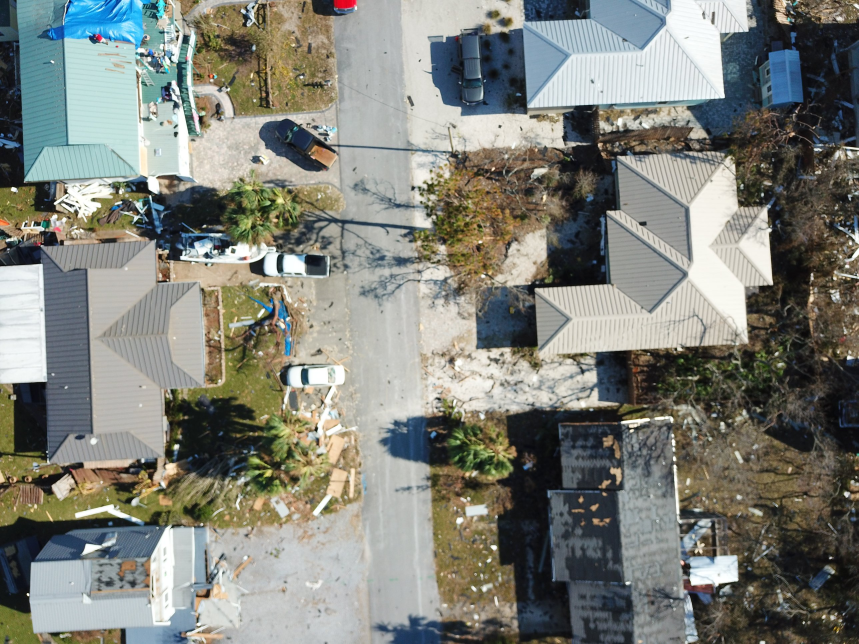
#> input picture exemples/14541.jpg, 2576 x 1932 px (shown at 1/3 size)
$ python ebouler.py exemples/14541.jpg   (older library calls are emulated)
#> lines starting #> are read from the running program, lines starting #| are printed output that depends on the picture; after the words box and inside, x2 and y2 are one past the last pixel; in counts of white or black regions, pixels touching at a corner belong together
#!/usr/bin/env python3
"""
ebouler.py — Détecte les bâtiments sur une image drone (type RescueNet)
et simule leur effondrement (éboulement).

Usage :
    python ebouler.py image.jpg
    python ebouler.py image.jpg --sortie resultats --graine 7 --intensite 1.3
    python ebouler.py image.jpg --ajout 1650,1240,2050,1932   # ajoute un bâtiment raté (x0,y0,x1,y1 en pixels)
    python ebouler.py image.jpg --seulement 2,5               # n'effondre que certains bâtiments (numéros de detection.png)

Sorties (dans --sortie) :
    detection.png    contours et numéros des bâtiments détectés
    eboulement.png   image finale, bâtiments effondrés
    avant_apres.png  comparaison côte à côte
    animation.gif    effondrement animé

Dépendances : opencv-python, numpy, scikit-image, scipy, imageio
Méthode de détection (sans apprentissage) :
  1. superpixels SLIC ;
  2. pour chaque superpixel : saturation, luminosité, contraste local et
     cohérence d'orientation (tenseur de structure) — les toits en tôle ont des
     nervures parallèles très cohérentes, les toits en bardeaux sont gris et texturés ;
  3. la route (zone grise, lisse et étendue) est exclue ;
  4. filtrage par forme : surface, solidité, rectangularité.
"""
import argparse, math, os
import cv2
import numpy as np
import imageio.v2 as imageio
from scipy.spatial import cKDTree
from skimage.segmentation import slic

WORK_W = 1288  # largeur de travail pour la détection


# ----------------------------------------------------------------------------- détection
def detecter_batiments(img, ajouts=()):
    H0, W0 = img.shape[:2]
    s = WORK_W / W0
    W, H = WORK_W, int(round(H0 * s))
    sm = cv2.resize(img, (W, H), interpolation=cv2.INTER_AREA)
    hsv = cv2.cvtColor(sm, cv2.COLOR_BGR2HSV).astype(np.float32)
    g = cv2.cvtColor(sm, cv2.COLOR_BGR2GRAY).astype(np.float32)

    gx = cv2.Sobel(g, cv2.CV_32F, 1, 0, ksize=3)
    gy = cv2.Sobel(g, cv2.CV_32F, 0, 1, ksize=3)
    jxx = cv2.GaussianBlur(gx * gx, (15, 15), 0)
    jyy = cv2.GaussianBlur(gy * gy, (15, 15), 0)
    jxy = cv2.GaussianBlur(gx * gy, (15, 15), 0)
    coh = np.sqrt((jxx - jyy) ** 2 + 4 * jxy ** 2) / (jxx + jyy + 1e-3)
    std = np.sqrt(np.maximum(cv2.GaussianBlur(g * g, (0, 0), 5) - cv2.GaussianBlur(g, (0, 0), 5) ** 2, 0))

    # route : gris clair, lisse, très étendue
    road = ((hsv[..., 1] < 30) & (hsv[..., 2] > 150) & (std < 10)).astype(np.uint8) * 255
    road = cv2.morphologyEx(road, cv2.MORPH_OPEN, np.ones((9, 9), np.uint8))
    n, lab, st, _ = cv2.connectedComponentsWithStats(road)
    rm = np.zeros_like(road)
    for i in range(1, n):
        if st[i, 4] > 0.01 * W * H:
            rm[lab == i] = 255
    rm = cv2.morphologyEx(rm, cv2.MORPH_CLOSE, np.ones((51, 51), np.uint8))

    segs = slic(cv2.cvtColor(sm, cv2.COLOR_BGR2RGB), n_segments=1500, compactness=12, start_label=0)
    ns = segs.max() + 1
    idx = segs.ravel()
    cnt = np.bincount(idx, minlength=ns)
    mean = lambda a: np.bincount(idx, a.ravel(), ns) / cnt
    fc, fs, fv, fr, fd = mean(coh), mean(hsv[..., 1]), mean(hsv[..., 2]), mean(rm / 255.), mean(std)

    metal = (fc > 0.52) & (fs < 65) & (fv > 70) & (fr < 0.3)                       # tôle nervurée
    dark = (fs < 50) & (fv > 75) & (fv < 150) & (fd > 12) & (fc > 0.3) & (fr < 0.3)  # bardeaux

    def clean(sel, close, openk):
        m = sel[segs].astype(np.uint8) * 255
        m = cv2.morphologyEx(m, cv2.MORPH_CLOSE, np.ones((close, close), np.uint8))
        return cv2.morphologyEx(m, cv2.MORPH_OPEN, np.ones((openk, openk), np.uint8))

    m = cv2.bitwise_or(clean(metal, 15, 21), clean(dark, 45, 31))
    cs, _ = cv2.findContours(m, cv2.RETR_EXTERNAL, cv2.CHAIN_APPROX_SIMPLE)

    masks = []
    for c in cs:
        a = cv2.contourArea(c)
        if a < 0.0065 * W * H:
            continue
        sol = a / max(cv2.contourArea(cv2.convexHull(c)), 1)
        (_, (rw, rh), _) = cv2.minAreaRect(c)
        if sol < 0.72 or a / max(rw * rh, 1) < 0.5:
            continue
        c = cv2.approxPolyDP(c, 4, True)
        mk = np.zeros((H, W), np.uint8)
        cv2.drawContours(mk, [c], -1, 255, -1)
        masks.append(cv2.resize(mk, (W0, H0), interpolation=cv2.INTER_NEAREST))

    for (x0, y0, x1, y1) in ajouts:  # bâtiments ajoutés à la main
        mk = np.zeros((H0, W0), np.uint8)
        mk[max(0, y0):min(H0, y1), max(0, x0):min(W0, x1)] = 255
        masks.append(mk)

    # ordre de lecture : haut → bas, gauche → droite
    def key(mk):
        ys, xs = np.nonzero(mk)
        return (int(ys.mean() // (H0 / 3)), xs.mean())
    masks.sort(key=key)
    return masks


# ----------------------------------------------------------------------------- effondrement
def ease_out_bounce(t):
    if t < 1 / 2.75: return 7.5625 * t * t
    if t < 2 / 2.75: t -= 1.5 / 2.75; return 7.5625 * t * t + .75
    if t < 2.5 / 2.75: t -= 2.25 / 2.75; return 7.5625 * t * t + .9375
    t -= 2.625 / 2.75; return 7.5625 * t * t + .984375


class Effondrement:
    """Prépare les fragments d'un bâtiment, puis sait le rendre à n'importe quel instant t ∈ [0,1]."""

    def __init__(self, img, mask, rng, intensite=1.0):
        self.mask = mask
        ys, xs = np.nonzero(mask)
        self.cx, self.cy = xs.mean(), ys.mean()
        self.x0, self.y0, self.x1, self.y1 = xs.min(), ys.min(), xs.max() + 1, ys.max() + 1
        size = math.sqrt(len(xs))
        self.size = size
        self.delay = rng.uniform(0, 0.25)  # chaque bâtiment tombe à son rythme

        # sol de gravats sous l'emprise du bâtiment
        H, W = mask.shape
        noise = rng.normal(0, 1, (H // 4 + 1, W // 4 + 1)).astype(np.float32)
        noise = cv2.resize(cv2.GaussianBlur(noise, (0, 0), 1.2), (W, H))[..., None]
        # gravats = matériaux du toit assombris + teinte terre + texture
        roof_col = img[mask > 0].reshape(-1, 3).astype(np.float32).mean(0)
        base = 0.55 * roof_col * 0.55 + 0.45 * np.array([58, 72, 88], np.float32)
        self.rubble = np.clip(base + noise * 34, 0, 255)
        self.rubble_alpha = cv2.GaussianBlur(mask.astype(np.float32) / 255, (0, 0), size * .02)[..., None]

        # fragmentation de Voronoï du toit
        n_frag = int(np.clip(len(xs) / 2500, 25, 90))
        pick = rng.choice(len(xs), n_frag, replace=False)
        seeds = np.stack([xs[pick], ys[pick]], 1).astype(np.float32)
        _, lab = cKDTree(seeds).query(np.stack([xs, ys], 1))
        self.frags = []
        for k in range(n_frag):
            sel = lab == k
            if sel.sum() < 30:
                continue
            fx, fy = xs[sel], ys[sel]
            bx0, by0, bx1, by1 = fx.min(), fy.min(), fx.max() + 1, fy.max() + 1
            patch = img[by0:by1, bx0:bx1].copy()
            alpha = np.zeros((by1 - by0, bx1 - bx0), np.float32)
            alpha[fy - by0, fx - bx0] = 1
            fcx, fcy = fx.mean(), fy.mean()
            # direction : vers l'extérieur + un peu de hasard ; certains restent sur place (effondrement en crêpe)
            dx, dy = fcx - self.cx, fcy - self.cy
            nrm = math.hypot(dx, dy) + 1e-6
            stay = rng.random() < 0.65
            dist = (rng.uniform(0.01, 0.06) if stay else rng.uniform(0.06, 0.22)) * size * intensite
            ang = math.atan2(dy, dx) + rng.normal(0, 0.5)
            self.frags.append(dict(
                patch=patch, alpha=alpha, box=(bx0, by0), c=(fcx - bx0, fcy - by0),
                d=(math.cos(ang) * dist, math.sin(ang) * dist),
                rot=rng.normal(0, 28 if not stay else 8) * intensite,
                scale=rng.uniform(0.72, 0.92),
                shade=rng.uniform(0.5, 0.85),
                order=rng.random()))
        self.frags.sort(key=lambda f: f["order"])

        # petits débris projetés
        nd = int(n_frag * 3 * intensite)
        r = size * rng.uniform(0.3, 0.7, nd) * intensite
        a = rng.uniform(0, 2 * math.pi, nd)
        self.debris = dict(x=self.cx + np.cos(a) * r, y=self.cy + np.sin(a) * r,
                           sx=rng.integers(1, 3, nd) * max(2, int(size * .008)),
                           rot=rng.uniform(0, 180, nd),
                           col=np.array([img[int(np.clip(self.cy + rng.normal(0, size * .2), 0, H - 1)),
                                             int(np.clip(self.cx + rng.normal(0, size * .2), 0, W - 1))]
                                         for _ in range(nd)]) * rng.uniform(.5, .9, (nd, 1)))

        # poussière
        dn = rng.normal(0, 1, (H // 8 + 1, W // 8 + 1)).astype(np.float32)
        self.dust_noise = cv2.resize(cv2.GaussianBlur(dn, (0, 0), 2), (W, H))
        yy, xx = np.mgrid[0:H, 0:W]
        self.dist = np.hypot(xx - self.cx, yy - self.cy).astype(np.float32)

    def render(self, canvas, t_global):
        t = np.clip((t_global - self.delay) / (1 - self.delay), 0, 1)
        if t <= 0:
            return
        fall = ease_out_bounce(t)
        H, W = canvas.shape[:2]

        # 1) le bâtiment disparaît → sol de gravats
        a = self.rubble_alpha * min(1, t * 2.5)
        canvas[:] = canvas * (1 - a) + self.rubble * a

        # 2) fragments du toit qui glissent, pivotent, rapetissent (ils tombent)
        for f in self.frags:
            ph, pw = f["alpha"].shape
            sc = 1 - (1 - f["scale"]) * fall
            M = cv2.getRotationMatrix2D(f["c"], f["rot"] * fall, sc)
            ox = f["box"][0] + f["d"][0] * fall
            oy = f["box"][1] + f["d"][1] * fall
            pad = int(max(ph, pw) * 0.6 + abs(f["d"][0]) + abs(f["d"][1])) + 4
            M[:, 2] += pad
            out_sz = (pw + 2 * pad, ph + 2 * pad)
            wp = cv2.warpAffine(f["patch"], M, out_sz, flags=cv2.INTER_LINEAR)
            wa = cv2.warpAffine(f["alpha"], M, out_sz, flags=cv2.INTER_LINEAR)
            gx0, gy0 = int(round(ox)) - pad, int(round(oy)) - pad
            cx0, cy0 = max(gx0, 0), max(gy0, 0)
            cx1, cy1 = min(gx0 + out_sz[0], W), min(gy0 + out_sz[1], H)
            if cx1 <= cx0 or cy1 <= cy0:
                continue
            sl = (slice(cy0 - gy0, cy1 - gy0), slice(cx0 - gx0, cx1 - gx0))
            al = wa[sl][..., None]
            # ombre portée
            sh = int(self.size * 0.015 * (1 - fall * .5)) + 2
            ys, xs = slice(min(cy0 + sh, H), min(cy1 + sh, H)), slice(min(cx0 + sh, W), min(cx1 + sh, W))
            hh, ww = ys.stop - ys.start, xs.stop - xs.start
            if hh > 0 and ww > 0:
                canvas[ys, xs] *= 1 - al[:hh, :ww] * 0.45
            shade = 1 - (1 - f["shade"]) * fall
            reg = canvas[cy0:cy1, cx0:cx1]
            canvas[cy0:cy1, cx0:cx1] = reg * (1 - al) + wp[sl].astype(np.float32) * shade * al

        # 3) débris projetés
        db = self.debris
        k = int(len(db["x"]) * min(1, t * 1.5))
        for i in range(k):
            x = self.cx + (db["x"][i] - self.cx) * fall
            y = self.cy + (db["y"][i] - self.cy) * fall
            box = cv2.boxPoints(((x, y), (int(db["sx"][i] * 2.5), int(db["sx"][i])), db["rot"][i]))
            cv2.fillConvexPoly(canvas, box.astype(np.int32), db["col"][i].tolist())

        # 4) nuage de poussière : monte puis retombe
        puff = math.sin(math.pi * min(1, t * 1.15)) * 0.75 + 0.12 * t
        radius = self.size * (0.5 + 0.6 * t)
        dust = np.exp(-(self.dist / radius) ** 2) * (0.6 + 0.4 * self.dust_noise) * puff
        dust = np.clip(dust, 0, 0.85)[..., None]
        canvas[:] = canvas * (1 - dust) + np.array([168, 186, 200], np.float32) * dust


# ----------------------------------------------------------------------------- programme
def main():
    ap = argparse.ArgumentParser(description="Détecte les bâtiments et les fait s'ébouler.")
    ap.add_argument("image")
    ap.add_argument("--sortie", default="resultats")
    ap.add_argument("--graine", type=int, default=42, help="change l'aléatoire de l'effondrement")
    ap.add_argument("--intensite", type=float, default=1.0, help="0.5 = léger, 1.5 = violent")
    ap.add_argument("--ajout", action="append", default=[], help="x0,y0,x1,y1 d'un bâtiment à ajouter")
    ap.add_argument("--seulement", default="", help="numéros des bâtiments à effondrer, ex. 1,3")
    ap.add_argument("--images-gif", type=int, default=30)
    args = ap.parse_args()

    os.makedirs(args.sortie, exist_ok=True)
    img = cv2.imread(args.image)
#> img is the input picture: shape (1932, 2576, 3); mean B, G, R 121.8, 129.5, 127.4
    if img is None:
        raise SystemExit(f"Impossible de lire {args.image}")
    ajouts = [tuple(int(v) for v in a.split(",")) for a in args.ajout]

    masks = detecter_batiments(img, ajouts)
#> in detecter_batiments, `n, lab, st, _ = cv2.connectedComponentsWithStats(road)`:
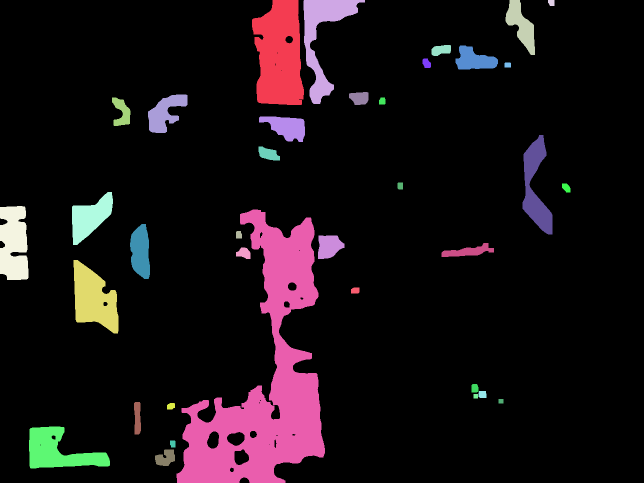
#> lab: shape (966, 1288) int32 (shown at 1/2 size); 37 distinct labels, from 0 to 36; one colour per label, 0 black
#> in detecter_batiments, `n, lab, st, _ = cv2.connectedComponentsWithStats(road)`: n = 37; st = 37 rows, first 6: [0, 0, 1288, 966, 1092862], [504, 0, 104, 210, 17044], [607, 0, 123, 208, 8262], [1011, 0, 59, 110, 3143], [1096, 0, 13, 12, 141], [863, 90, 39, 22, 662]
#> in detecter_batiments, `segs = slic(cv2.cvtColor(sm, cv2.COLOR_BGR2RGB), n_segments=1500, comp..`:
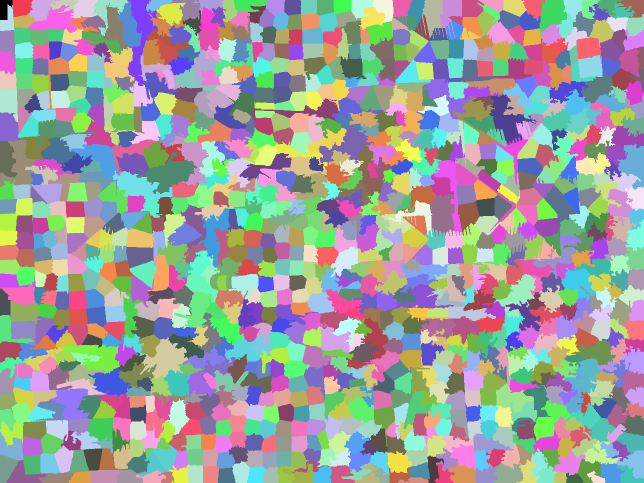
#> segs: shape (966, 1288) int64 (shown at 1/2 size); 1117 distinct labels, from 0 to 1116; one colour per label, 0 black
#> in detecter_batiments, `ns = segs.max() + 1`: ns = 1117
#> in detecter_batiments, `cnt = np.bincount(idx, minlength=ns)`: cnt = 1117 values, max 4329 at index 7, min 445 at index 583, mean 1113.9
#> in detecter_batiments, `fc, fs, fv, fr, fd = mean(coh), mean(hsv[..., 1]), mean(hsv[..., 2]), ..`: fc = 1117 values, max 0.995 at index 116, min 0.222 at index 1059, mean 0.541; fs = 1117 values, max 213.3 at index 4, min 3.27 at index 1059, mean 52.44; fv = 1117 values, max 251.5 at index 267, min 18.31 at index 787, mean 138.4; fr = 1117 values, max 1 at index 53, min 0 at index 0, mean 0.0873; fd = 1117 values, max 73.01 at index 456, min 1.95 at index 1032, mean 23.47
#> in detecter_batiments, `m = cv2.bitwise_or(clean(metal, 15, 21), clean(dark, 45, 31))`:
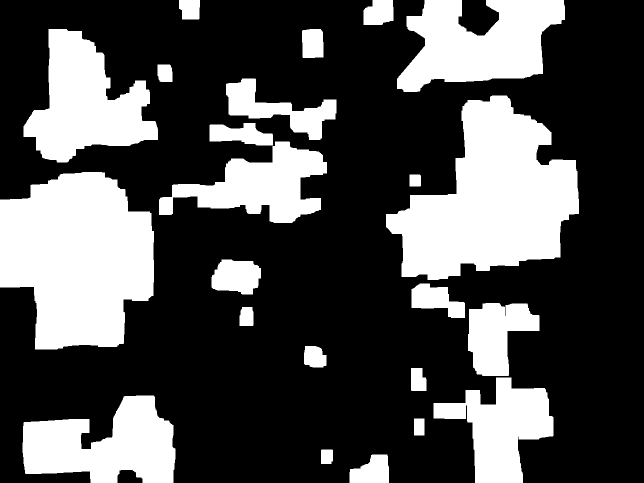
#> m: shape (966, 1288) (shown at 1/2 size); 31.2% white; 23 white regions
#> in detecter_batiments, `cs, _ = cv2.findContours(m, cv2.RETR_EXTERNAL, cv2.CHAIN_APPROX_SIMPLE)`: cs = 23 contours; largest, box (x1, y1, x2, y2) and area: (0, 344, 308, 699) 82936, (772, 191, 1158, 560) 82497, (794, 0, 1130, 184) 39304, (47, 58, 316, 325) 38888, (45, 791, 351, 966) 34826
#> the loop in detecter_batiments, `for c in cs:` made 23 passes
#> a on passes 1, 2, 6, 7, 8, 10, 11, 12: 3301.5, 628.5, 1195.5, 1562.5, 937, 4190.5, 5314.5, 503.5
#> after the loop in detecter_batiments, `for c in cs:`:
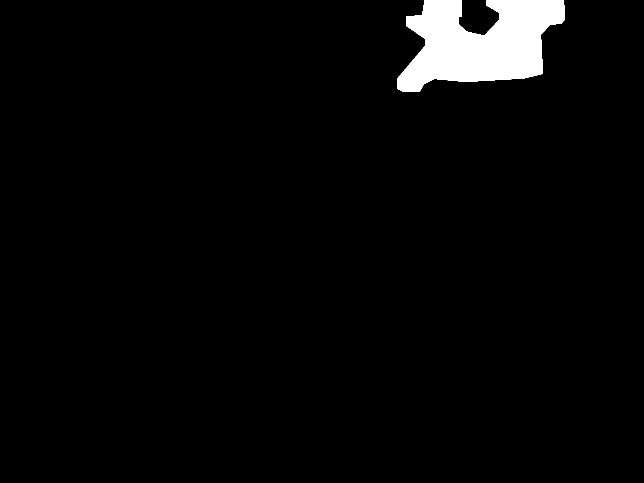
#> mk: shape (966, 1288) (shown at 1/2 size); 3.2% white; 1 white region, box (x1, y1, x2, y2) and area: (794, 0, 1130, 184) 40022
#> after the loop in detecter_batiments, `for c in cs:`: masks = 6 items
#> masks = 6 items
    print(f"{len(masks)} bâtiment(s) détecté(s)")
#| 6 bâtiment(s) détecté(s)

    # image de détection
    det = img.copy()
    for i, m in enumerate(masks, 1):
        cs, _ = cv2.findContours(m, cv2.RETR_EXTERNAL, cv2.CHAIN_APPROX_SIMPLE)
        ov = det.copy(); cv2.drawContours(ov, cs, -1, (40, 40, 230), -1)
        det = cv2.addWeighted(ov, 0.25, det, 0.75, 0)
        cv2.drawContours(det, cs, -1, (40, 40, 230), 6)
        ys, xs = np.nonzero(m)
        p = (int(xs.mean()) - 25, int(ys.mean()) + 25)
        cv2.putText(det, str(i), p, cv2.FONT_HERSHEY_DUPLEX, 2.4, (255, 255, 255), 10, cv2.LINE_AA)
        cv2.putText(det, str(i), p, cv2.FONT_HERSHEY_DUPLEX, 2.4, (40, 40, 230), 4, cv2.LINE_AA)
#> this loop made 6 passes
#> p on passes 1 to 6: (315, 438), (1893, 196), (285, 1056), (1937, 823), (395, 1807), (1961, 1363)
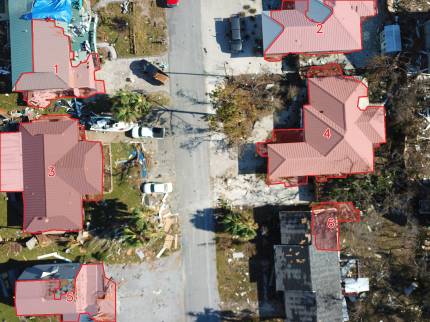
#> det: shape (1932, 2576, 3) (shown at 1/6 size); mean B, G, R 112.4, 119.8, 132.4
    cv2.imwrite(os.path.join(args.sortie, "detection.png"), det)

    choix = {int(v) for v in args.seulement.split(",") if v.strip()}
    if choix:
        masks = [m for i, m in enumerate(masks, 1) if i in choix]

    rng = np.random.default_rng(args.graine)
    # image finale (pleine résolution)
    effs = [Effondrement(img, m, rng, args.intensite) for m in masks]
#> in __init__, `self.cx, self.cy = xs.mean(), ys.mean()`: self.cx = 340.7; self.cy = 413.1
#> in __init__, `self.x0, self.y0, self.x1, self.y1 = xs.min(), ys.min(), xs.max() + 1,..`: self.x0 = 94; self.y0 = 116; self.x1 = 632; self.y1 = 650
#> in __init__, `size = math.sqrt(len(xs))`: size = 397.5
#> in __init__, `noise = cv2.resize(cv2.GaussianBlur(noise, (0, 0), 1.2), (W, H))[..., ..`:
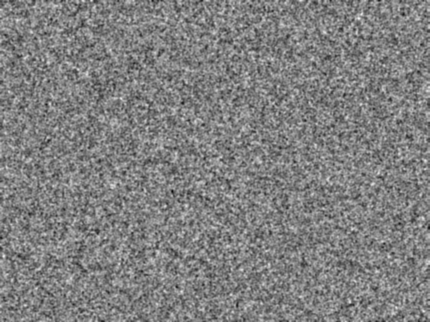
#> noise: shape (1932, 2576, 1) float32 (shown at 1/6 size); min -1.1, max 1.09, mean -9.54e-05; drawn with min black and max white
#> in __init__, `roof_col = img[mask > 0].reshape(-1, 3).astype(np.float32).mean(0)`: roof_col = [200.1, 205, 183.5]
#> in __init__, `base = 0.55 * roof_col * 0.55 + 0.45 * np.array([58, 72, 88], np.float..`: base = [86.63, 94.4, 95.12]
#> in __init__, `n_frag = int(np.clip(len(xs) / 2500, 25, 90))`: n_frag = 63
#> in __init__, `pick = rng.choice(len(xs), n_frag, replace=False)`: pick = 63 values, max 152473 at index 2, min 665 at index 31, mean 66426.3
#> in __init__, `seeds = np.stack([xs[pick], ys[pick]], 1).astype(np.float32)`: seeds = 63 pairs, first value 109 to 582, second value 124 to 599
#> the loop in __init__, `for k in range(n_frag):` made 63 passes
#> (bx0, by0, bx1, by1, fcx, fcy, dx, dy) on passes 1 to 8: (226, 507, 252, 552, 240.6, 533.9, -100.1, 120.8), (345, 160, 378, 176, 360.1, 167.9, 19.43, -245.2), (166, 581, 259, 648, 218.2, 614.2, -122.5, 201.1), (313, 450, 399, 579, 359, 509.7, 18.28, 96.57), (344, 181, 388, 230, 366.6, 208.2, 25.9, -204.8), (240, 214, 318, 314, 274, 260.1, -66.67, -153), (144, 520, 223, 616, 178.4, 566, -162.3, 152.9), (148, 434, 218, 496, 183.9, 462.3, -156.9, 49.17)
#> call 2 of __init__, with intensite = 1
#> in __init__ (call 2), `self.rubble = np.clip(base + noise * 34, 0, 255)`:
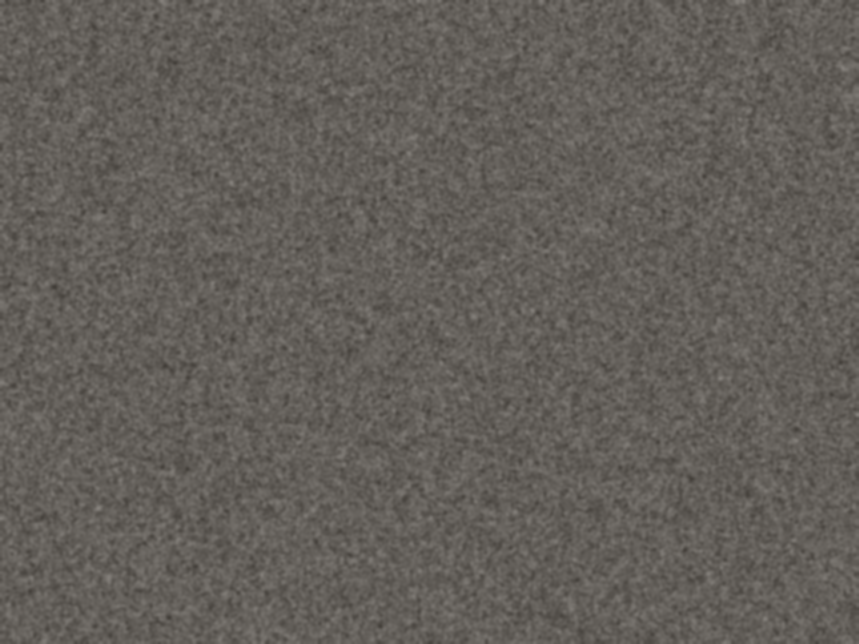
#> self.rubble: shape (1932, 2576, 3) float32 (shown at 1/3 size); mean of channels 0, 1, 2 91.7, 95.8, 98.8; drawn as B, G, R
    final = img.astype(np.float32)
    for e in effs:
        e.render(final, 1.0)
#> this loop made 6 passes
    final = np.clip(final, 0, 255).astype(np.uint8)
    cv2.imwrite(os.path.join(args.sortie, "eboulement.png"), final)

    # avant / après
    w = 1100; h = int(img.shape[0] * w / img.shape[1])
    a = cv2.resize(img, (w, h), interpolation=cv2.INTER_AREA)
    b = cv2.resize(final, (w, h), interpolation=cv2.INTER_AREA)
    ba = np.full((h + 80, 2 * w + 24, 3), 22, np.uint8)
    ba[80:, :w] = a; ba[80:, w + 24:] = b
    cv2.putText(ba, "Avant", (20, 55), cv2.FONT_HERSHEY_DUPLEX, 1.4, (255, 255, 255), 2, cv2.LINE_AA)
    cv2.putText(ba, "Apres eboulement", (w + 44, 55), cv2.FONT_HERSHEY_DUPLEX, 1.4, (255, 255, 255), 2, cv2.LINE_AA)
    cv2.imwrite(os.path.join(args.sortie, "avant_apres.png"), ba)

    # animation (résolution réduite)
    gw = 900; sc = gw / img.shape[1]
    small = cv2.resize(img, (gw, int(img.shape[0] * sc)), interpolation=cv2.INTER_AREA)
    rng = np.random.default_rng(args.graine)
    sm_masks = [cv2.resize(m, (small.shape[1], small.shape[0]), interpolation=cv2.INTER_NEAREST) for m in masks]
    effs = [Effondrement(small, m, rng, args.intensite) for m in sm_masks if m.any()]
    frames = []
    n = args.images_gif
    for k in range(n + 8):
        t = min(1, k / n)
        c = small.astype(np.float32)
        if k > 0:
            for e in effs:
                e.render(c, t)
        frames.append(cv2.cvtColor(np.clip(c, 0, 255).astype(np.uint8), cv2.COLOR_BGR2RGB))
    durations = [0.6] + [0.07] * (n - 1) + [0.12] * 7 + [1.5]
    imageio.mimsave(os.path.join(args.sortie, "animation.gif"), frames, duration=durations[:len(frames)], loop=0)
    print("Fichiers écrits dans", args.sortie)


if __name__ == "__main__":
    main()
